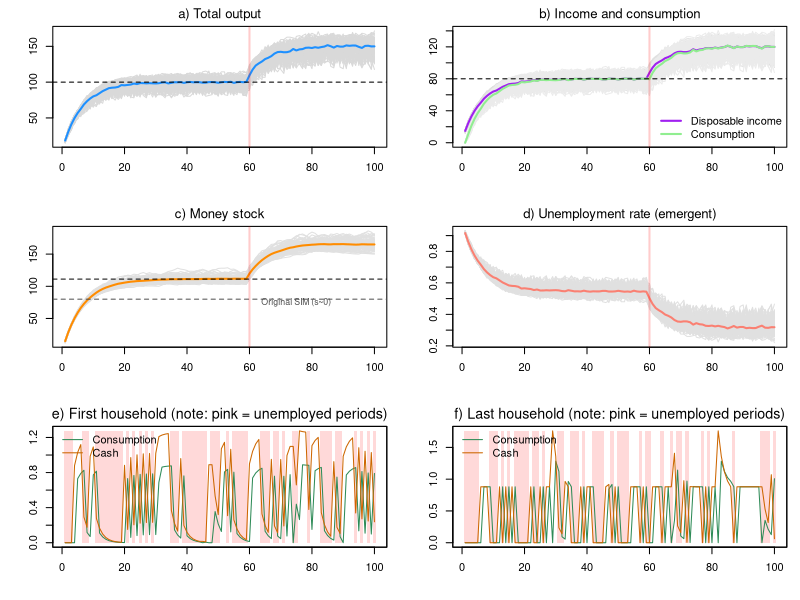

Recreate this plot in R.
# *************************************************************************
#  Model SIM + agent-based microfoundation (ABM-SIM)
#  Source: Godley & Lavoie ch.3 (SIM), extended with a "job-lottery"
#  Author: Marco Veronese Passarella
#  Last change: 08/07/2026
# *************************************************************************
#  Description: A tiny "agent-based" version of the textbook SIM model:
#  several households, each with its own state money (cash) and its own
#  spending choice, added up to get the economy-wide totals
# *************************************************************************
#  Conventions: upper-case = MACRO total; lower-case = MICRO (one household)
# *************************************************************************
#  Story:
#    - each household decides how much it wants to spend (its OWN alpha1);
#    - the economy needs 1/pr workers for each unit people want to buy;
#    - a random job lottery fills those jobs (some stay unfilled = friction);
#    - whoever works makes pr goods and is paid a wage w = pr;
#    - goods are sold first-come-first-served until they run out;
#    - taxes are paid.
#    - TWO independent random orders per period: one decides who gets a job
#      (order_jobs), a separate one decides who reaches the shop first
#      (order_goods). Job rank and consumption rank are therefore decoupled.
# *************************************************************************
#  Note on heterogeneity: each household has its own fixed propensity to
#  consume out of income (alpha1 is a vector, drawn once). Because households
#  differ, aggregate demand depends on which of them earn income, so the random
#  order matters for the macro totals too. The effect is smaller than that of
#  the job-lottery noise.
# *************************************************************************
# Clear environment
rm(list = ls(all = TRUE))
# Set model parameters ####
nPeriods     <- 100        # Periods
nHouseholds  <- 200        # Number of households (if > output -> unemployment)
alpha1m      <- 0.6        # Mean propensity to consume out of income
alpha1d      <- 0.4        # Spread
alpha2       <- 0.4        # Propensity to consume out of wealth (common to all)
theta        <- 0.2        # Average tax rate on income
pr           <- 1.1        # Product per worker (labour productivity)
w            <- pr         # Wage per worker = productivity (=> zero profit)
G            <- rep(20, nPeriods)   # Government spending
# Define randomness
MC           <- 100        # MC simulations
s            <- 0.2        # Size of the hiring randomness
set.seed(123)              # Set random seed
# Heterogeneous, time-invariant propensity to consume out of income ####
alpha1 <- runif(nHouseholds, alpha1m - alpha1d, alpha1m + alpha1d)
# Define macro variables (results) to be stored ####
store = list(Y   = matrix(0, nPeriods, MC),   # Output each period, each MC run
             C   = matrix(0, nPeriods, MC),   # Consumption
             YD  = matrix(0, nPeriods, MC),   # Disposable income
             H_d = matrix(0, nPeriods, MC),   # Total household money
             UR  = matrix(0, nPeriods, MC))   # Unemployment rate
# Store micro values
cHist = matrix(0, nPeriods, nHouseholds)   # Consumption of each household, each period
eHist = matrix(0, nPeriods, nHouseholds)   # Proxy: 1 if employed this period, else 0
hHist = matrix(0, nPeriods, nHouseholds)   # Money held
# Record the worst gap between H_d and H_s
sfcGap = 0
# Shock to government spending in period 60 (from 20$ to 30$) ####
G[60:nPeriods] <- 30
# Start the MC loop
for (mc in 1:MC) {
  
  # Set randomness seed
  set.seed(mc)
  
  # Define and initialize the stocks outside the time loop
  h_d = rep(0, nHouseholds) # Micro: money each household holds (now)
  H_s = 0                   # Macro: total money supply
  
  # Recall values from previous period
  yd  = rep(0, nHouseholds) # Micro: disposable income
  
  # Start time loop
  for (i in 1:nPeriods) {
    
    ## TICK 1: households decide how much to spend ####
    
    # Micro: consumption planned by each household (each uses its own alpha1)
    cd = pmin(alpha1 * yd + alpha2 * h_d, h_d)
    
    # Macro: total demand for goods
    AD = sum(cd) + G[i]
    
    # Macro: labour needed (note: one good requires 1/pr workers)
    N_d = AD / pr
    
    ## TICK 2: households/workers are hired based on a job lottery ####
    
    # Macro: job lottery (min of random number, labour needed and existing labour force)
    N = min(floor(N_d * runif(1, 1 - s, 1 + s)), floor(N_d), nHouseholds)
    
    ## TICK 3: two independent queues are drawn ####
    
    # Random order for hiring (who gets a job first)
    order_jobs  = sample(nHouseholds)
    
    # Separate random order for the shop (who is served first)
    order_goods = sample(nHouseholds)
    
    ## TICK 4: goods are served based on first-come-first-served mechanism ####
    
    # Actual government spending (note: it is served first; N workers make N*pr goods)
    YG = min(G[i], N * pr)
    
    # Goods left for households
    YC = N * pr - YG
    
    # Micro: planned consumption of individual households, put in shop-queue order
    cdq = cd[order_goods]
    
    # Micro: cumulative consumption goods that the households ahead have already claimed
    cda = cumsum(cdq) - cdq
    
    # Micro: actual consumption in queue order (served)
    cds = pmin(cdq, pmax(0, YC - cda))
    
    # Micro: actual consumption associated with the related household.
    c = rep(0, nHouseholds); c[order_goods] = cds
    
    ## TICK 5: wages are earned and then taxes are paid ####
    
    # Micro: initial income of everyone
    y = rep(0, nHouseholds)
    
    # Micro: if hired then income = wage received (w = pr, so no profit)
    if (N >= 1) y[order_jobs[1:N]] = w
    
    # Micro: taxes are paid
    tax = theta * y
    
    # Micro: money stock increases thanks to wages and reduces because of
    # consumption and taxes
    h_d = h_d + y - c - tax
    
    # Micro: in next period, disposable income is net of taxes paid "today"
    yd  = y - tax
    
    # Store micro values of selected variables (for MC = 1)
    if (mc == 1) {
      cHist[i, ] = c
      eHist[i, ] = as.numeric(y > 0)
      hHist[i, ] = h_d
    }
    
    ## TICK 6: write down totals, store values and check consistency ####
    
    # Economy-wide totals
    Y   = sum(y)                                      # Macro: output / income
    C   = sum(c)                                      # Macro: consumption
    YD  = sum(yd)                                     # Macro: disposable income
    H_d   = sum(h_d)                                  # Macro: household money
    TAX = sum(tax)                                    # Macro: total taxes
    H_s = H_s + (YG - TAX)                            # Macro: money supply
    
    # Store results
    store$Y[i, mc]  = Y
    store$C[i, mc]  = C
    store$YD[i, mc] = YD
    store$H_d[i, mc]  = H_d
    store$UR[i, mc] = (nHouseholds - N) / nHouseholds # Unemployment rate
    
    # SFC check
    sfcGap = max(sfcGap, abs(H_d - H_s))
  }
}
# Display the results ####
# Calculate average values of variables
meanY  = rowMeans(store$Y);  meanC = rowMeans(store$C)
meanYD = rowMeans(store$YD); meanH_d = rowMeans(store$H_d)
# Take the last periods before the shock (to define steady-state values)
period= 29:59
# Show details
cat(" MC runs:", MC, "( s =", s, ", pr =", pr, ", alpha1 in [", alpha1m - alpha1d, ",", alpha1m + alpha1d, "] )")
cat("\n Max |H_d - H_s| =", sfcGap)
cat("\n Y  =", round(mean(meanY[period]), 2))
cat("\n C  =", round(mean(meanC[period]), 2))
cat("\n H  =", round(mean(meanH_d[period]), 2))
# Plot the results ####
op = par(mfrow = c(3, 2), mar = c(4, 4, 2, 1))   # Note: "op" saves the old settings
# Define colour
myred = adjustcolor("red", alpha.f = 0.2)
# Chart 1: Total output
matplot(store$Y, type = "l", lty = 1, col = "grey85",
        font.main=1, main = "a) Total output", xlab = "", ylab = "")
lines(meanY, lwd = 2, col = "dodgerblue"); abline(h = G[1] / theta, lty = 2)
abline(v = 60, lty = 1, lwd = 2, col = myred )
# Chart 2: Disposable income and consumption
matplot(store$YD, type = "l", lty = 1, col = "grey88", ylim = range(0, 140),
        font.main=1, main = "b) Income and consumption", xlab = "", ylab = "")
matlines(store$C, lty = 1, col = "grey92")            # add the consumption runs
lines(meanYD, lwd = 2, col = "purple"); lines(meanC, lwd = 2, col = "lightgreen")
abline(h = (1 - theta) * G[1] / theta, lty = 2)
abline(v = 60, lty = 1, lwd = 2, col = myred )
legend("bottomright", c("Disposable income", "Consumption"), col = c("purple", "lightgreen"),
       lwd = 2, bty = "n")                            # bty = "n": no box
# Chart 3: Total money stock  (dashed grey = homogeneous-SIM benchmark at mean alpha1)
matplot(store$H_d, type = "l", lty = 1, col = "grey88",
        font.main=1, main = "c) Money stock", xlab = "", ylab = "")
lines(meanH_d, lwd = 2, col = "darkorange")
abline(h = (1 - theta) * G[1] / theta * (1 - alpha1m) / alpha2, lty = 2, col="grey30")
abline(h = mean(meanH_d[period]), lty = 2)
abline(v = 60, lty = 1, lwd = 2, col = myred )
text(75,75,cex=0.8,"Original SIM (s~0)", col="grey30")
# Chart 4: Unemployment rate
matplot(store$UR, type = "l", lty = 1, col = "grey88",
        font.main=1, main = "d) Unemployment rate (emergent)", xlab = "", ylab = "")
lines(rowMeans(store$UR), lwd = 2, col = "salmon")
abline(v = 60, lty = 1, lwd = 2, col = myred )
# Chart 5: Consumption and employment condition of first household
yr = range(0, cHist[, 1], hHist[, 1])
plot(NA, xlim = c(1, nPeriods), ylim = yr,
     main = "e) First household (note: pink = unemployed periods)",
     xlab = "", ylab = "", font.main = 1, cex.main = 1.3)
un = which(eHist[, 1] == 0)
rect(un - 0.5, yr[1], un + 0.5, yr[2], col = "#ffd9d9", border = NA)
lines(cHist[, 1], col = "seagreen",   lwd = 1)              # consumption
lines(hHist[, 1], col = "darkorange3", lwd = 1)
legend("topleft", c("Consumption", "Cash"),
       col = c("seagreen", "darkorange3"), lwd = c(1, 1), lty = c(1, 1), bty = "n")
box()
# Chart 6: Consumption and employment condition of last household
yr = range(0, cHist[, nHouseholds], hHist[, nHouseholds])
plot(NA, xlim = c(1, nPeriods), ylim = yr,
     main = "f) Last household (note: pink = unemployed periods)",
     xlab = "", ylab = "", font.main = 1, cex.main = 1.3)
un = which(eHist[, nHouseholds] == 0)
rect(un - 0.5, yr[1], un + 0.5, yr[2], col = "#ffd9d9", border = NA)
lines(cHist[, nHouseholds], col = "seagreen",   lwd = 1)              # consumption
lines(hHist[, nHouseholds], col = "darkorange3", lwd = 1, lty = 1)  # cash
legend("topleft", c("Consumption", "Cash"),
       col = c("seagreen", "darkorange3"), lwd = c(1, 1), lty = c(1, 1), bty = "n")
box()
# Restore the original plotting settings
par(op)
# Save plot
dev.copy(png, "Fig1_ABM_SIM.png", width = 3000, height = 2400, res = 300); dev.off()
